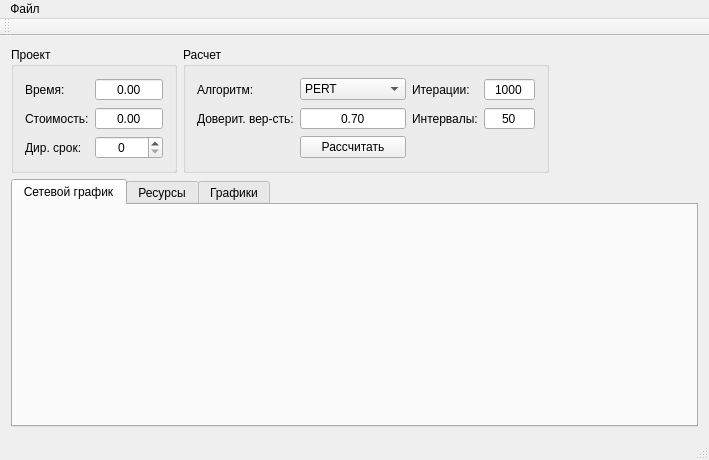
<?xml version="1.0" encoding="UTF-8"?>
<ui version="4.0">
 <class>MainWindow</class>
 <widget class="QMainWindow" name="MainWindow">
  <property name="geometry">
   <rect>
    <x>0</x>
    <y>0</y>
    <width>709</width>
    <height>460</height>
   </rect>
  </property>
  <property name="windowTitle">
   <string>Управление проектами</string>
  </property>
  <widget class="QWidget" name="centralWidget">
   <layout class="QGridLayout" name="gridLayout_7">
    <item row="0" column="0">
     <widget class="QGroupBox" name="groupBox">
      <property name="title">
       <string>Проект</string>
      </property>
      <layout class="QGridLayout" name="gridLayout">
       <item row="0" column="0">
        <widget class="QLabel" name="label">
         <property name="text">
          <string>Время:</string>
         </property>
        </widget>
       </item>
       <item row="0" column="1">
        <widget class="QDoubleSpinBox" name="dsbTime">
         <property name="alignment">
          <set>Qt::AlignCenter</set>
         </property>
         <property name="readOnly">
          <bool>true</bool>
         </property>
         <property name="buttonSymbols">
          <enum>QAbstractSpinBox::NoButtons</enum>
         </property>
         <property name="maximum">
          <double>9999999.990000000223517</double>
         </property>
        </widget>
       </item>
       <item row="1" column="1">
        <widget class="QDoubleSpinBox" name="dsbCost">
         <property name="alignment">
          <set>Qt::AlignCenter</set>
         </property>
         <property name="readOnly">
          <bool>true</bool>
         </property>
         <property name="buttonSymbols">
          <enum>QAbstractSpinBox::NoButtons</enum>
         </property>
         <property name="maximum">
          <double>9999999.990000000223517</double>
         </property>
        </widget>
       </item>
       <item row="1" column="0">
        <widget class="QLabel" name="label_3">
         <property name="text">
          <string>Стоимость:</string>
         </property>
        </widget>
       </item>
       <item row="2" column="0">
        <widget class="QLabel" name="label_2">
         <property name="text">
          <string>Дир. срок:</string>
         </property>
        </widget>
       </item>
       <item row="2" column="1">
        <widget class="QSpinBox" name="sbTimeLimit">
         <property name="alignment">
          <set>Qt::AlignCenter</set>
         </property>
         <property name="maximum">
          <number>9999999</number>
         </property>
        </widget>
       </item>
      </layout>
     </widget>
    </item>
    <item row="0" column="1">
     <widget class="QGroupBox" name="groupBox_2">
      <property name="title">
       <string>Расчет</string>
      </property>
      <layout class="QGridLayout" name="gridLayout_3">
       <item row="0" column="0">
        <widget class="QLabel" name="label_5">
         <property name="text">
          <string>Алгоритм:</string>
         </property>
        </widget>
       </item>
       <item row="1" column="1">
        <widget class="QDoubleSpinBox" name="dsbProb">
         <property name="alignment">
          <set>Qt::AlignCenter</set>
         </property>
         <property name="readOnly">
          <bool>false</bool>
         </property>
         <property name="buttonSymbols">
          <enum>QAbstractSpinBox::NoButtons</enum>
         </property>
         <property name="maximum">
          <double>1.000000000000000</double>
         </property>
         <property name="value">
          <double>0.700000000000000</double>
         </property>
        </widget>
       </item>
       <item row="1" column="0">
        <widget class="QLabel" name="label_4">
         <property name="text">
          <string>Доверит. вер-сть:</string>
         </property>
        </widget>
       </item>
       <item row="3" column="1">
        <widget class="QPushButton" name="pbCompute">
         <property name="text">
          <string>Рассчитать</string>
         </property>
        </widget>
       </item>
       <item row="0" column="1">
        <widget class="QComboBox" name="cbAlgorithm">
         <property name="currentIndex">
          <number>0</number>
         </property>
         <item>
          <property name="text">
           <string>PERT</string>
          </property>
         </item>
         <item>
          <property name="text">
           <string>Монте-Карло</string>
          </property>
         </item>
        </widget>
       </item>
       <item row="1" column="3">
        <widget class="QLabel" name="lIntervals">
         <property name="text">
          <string>Интервалы:</string>
         </property>
        </widget>
       </item>
       <item row="1" column="4">
        <widget class="QSpinBox" name="sbIntervals">
         <property name="alignment">
          <set>Qt::AlignCenter</set>
         </property>
         <property name="readOnly">
          <bool>false</bool>
         </property>
         <property name="buttonSymbols">
          <enum>QAbstractSpinBox::NoButtons</enum>
         </property>
         <property name="minimum">
          <number>1</number>
         </property>
         <property name="maximum">
          <number>100</number>
         </property>
         <property name="value">
          <number>50</number>
         </property>
        </widget>
       </item>
       <item row="0" column="3">
        <widget class="QLabel" name="lIterations">
         <property name="text">
          <string>Итерации:</string>
         </property>
        </widget>
       </item>
       <item row="0" column="4">
        <widget class="QSpinBox" name="sbIterations">
         <property name="alignment">
          <set>Qt::AlignCenter</set>
         </property>
         <property name="readOnly">
          <bool>false</bool>
         </property>
         <property name="buttonSymbols">
          <enum>QAbstractSpinBox::NoButtons</enum>
         </property>
         <property name="maximum">
          <number>100000</number>
         </property>
         <property name="value">
          <number>1000</number>
         </property>
        </widget>
       </item>
      </layout>
     </widget>
    </item>
    <item row="0" column="2">
     <spacer name="horizontalSpacer">
      <property name="orientation">
       <enum>Qt::Horizontal</enum>
      </property>
      <property name="sizeHint" stdset="0">
       <size>
        <width>40</width>
        <height>20</height>
       </size>
      </property>
     </spacer>
    </item>
    <item row="1" column="0" colspan="3">
     <widget class="QTabWidget" name="tabWidget">
      <property name="currentIndex">
       <number>0</number>
      </property>
      <widget class="QWidget" name="tab">
       <attribute name="title">
        <string>Сетевой график</string>
       </attribute>
       <layout class="QGridLayout" name="gridLayout_2">
        <item row="0" column="0">
         <widget class="NetworkGraphWidget" name="widgetNetworkGraph" native="true"/>
        </item>
       </layout>
      </widget>
      <widget class="QWidget" name="tab_2">
       <attribute name="title">
        <string>Ресурсы</string>
       </attribute>
       <layout class="QGridLayout" name="gridLayout_5">
        <item row="0" column="0">
         <widget class="ResoursesWidget" name="wResourses" native="true"/>
        </item>
       </layout>
      </widget>
      <widget class="QWidget" name="tab_3">
       <attribute name="title">
        <string>Графики</string>
       </attribute>
       <layout class="QGridLayout" name="gridLayout_6">
        <item row="0" column="0" colspan="2">
         <widget class="QWidget" name="widget" native="true">
          <property name="maximumSize">
           <size>
            <width>16777215</width>
            <height>40</height>
           </size>
          </property>
          <layout class="QGridLayout" name="gridLayout_4">
           <item row="0" column="0">
            <widget class="QComboBox" name="comboBox">
             <item>
              <property name="text">
               <string>Время</string>
              </property>
             </item>
             <item>
              <property name="text">
               <string>Стоимость</string>
              </property>
             </item>
            </widget>
           </item>
           <item row="0" column="1">
            <spacer name="horizontalSpacer_2">
             <property name="orientation">
              <enum>Qt::Horizontal</enum>
             </property>
             <property name="sizeHint" stdset="0">
              <size>
               <width>403</width>
               <height>19</height>
              </size>
             </property>
            </spacer>
           </item>
          </layout>
         </widget>
        </item>
        <item row="1" column="0">
         <widget class="QMyCustomPlot" name="qcp_f" native="true"/>
        </item>
        <item row="1" column="1">
         <widget class="QMyCustomPlot" name="qcp_F" native="true"/>
        </item>
       </layout>
      </widget>
     </widget>
    </item>
   </layout>
  </widget>
  <widget class="QMenuBar" name="menuBar">
   <property name="geometry">
    <rect>
     <x>0</x>
     <y>0</y>
     <width>709</width>
     <height>19</height>
    </rect>
   </property>
   <widget class="QMenu" name="menu_2">
    <property name="title">
     <string>Файл</string>
    </property>
    <addaction name="aGraphNew"/>
    <addaction name="aGraphOpen"/>
    <addaction name="aGraphSave"/>
   </widget>
   <addaction name="menu_2"/>
  </widget>
  <widget class="QToolBar" name="mainToolBar">
   <attribute name="toolBarArea">
    <enum>TopToolBarArea</enum>
   </attribute>
   <attribute name="toolBarBreak">
    <bool>false</bool>
   </attribute>
  </widget>
  <widget class="QStatusBar" name="statusBar"/>
  <action name="aComputePert">
   <property name="text">
    <string>PERT</string>
   </property>
  </action>
  <action name="aGraphOpen">
   <property name="text">
    <string>Открыть</string>
   </property>
  </action>
  <action name="aGraphNew">
   <property name="text">
    <string>Новый</string>
   </property>
  </action>
  <action name="aGraphSave">
   <property name="text">
    <string>Сохранить</string>
   </property>
  </action>
  <action name="action_4">
   <property name="text">
    <string>Новый граф</string>
   </property>
  </action>
  <action name="aComputeCriticalPath">
   <property name="text">
    <string>Определить критический путь</string>
   </property>
  </action>
  <action name="aWorkers">
   <property name="text">
    <string>Редактировать</string>
   </property>
  </action>
  <action name="aAssigns">
   <property name="text">
    <string>Назначения</string>
   </property>
  </action>
  <action name="aComputeAssigns">
   <property name="text">
    <string>Назначений</string>
   </property>
  </action>
  <action name="aComputeAssignsWithTime">
   <property name="text">
    <string>Назначений с учетом времени</string>
   </property>
  </action>
  <action name="aComputeMonteCarlo">
   <property name="text">
    <string>Monte-Carlo</string>
   </property>
  </action>
 </widget>
 <layoutdefault spacing="6" margin="11"/>
 <customwidgets>
  <customwidget>
   <class>NetworkGraphWidget</class>
   <extends>QWidget</extends>
   <header>view/networkgraphwidget.h</header>
   <container>1</container>
  </customwidget>
  <customwidget>
   <class>ResoursesWidget</class>
   <extends>QWidget</extends>
   <header>view/resourseswidget.h</header>
   <container>1</container>
  </customwidget>
  <customwidget>
   <class>QMyCustomPlot</class>
   <extends>QWidget</extends>
   <header>view/qmycustomplot.h</header>
   <container>1</container>
  </customwidget>
 </customwidgets>
 <resources/>
 <connections/>
</ui>
